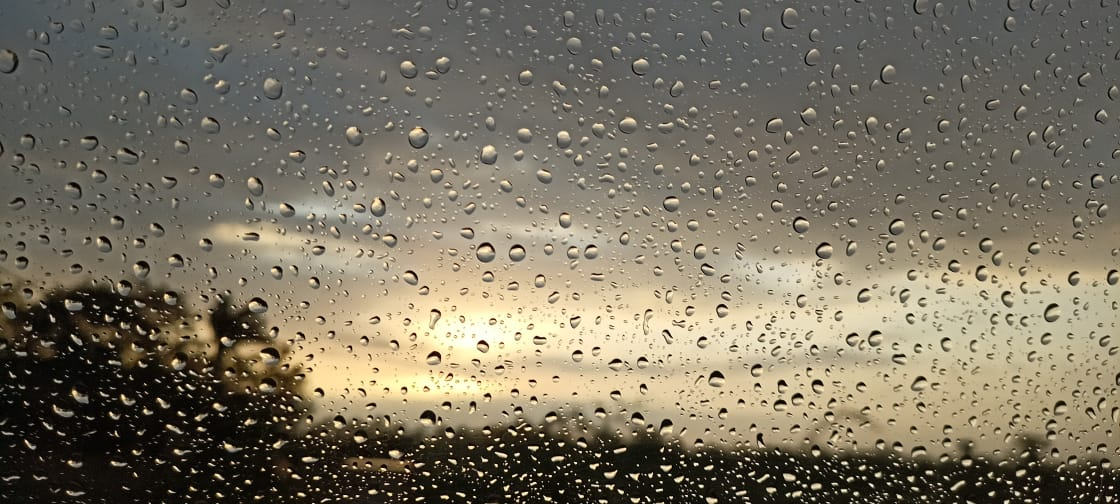
#> input picture Bootcamp OpenCV/Nature.jpeg, 1120 x 504 px
$ jupyter execute 6_Translations.ipynb
#> lines starting #> are read from the running program, lines starting #| are printed output that depends on the picture
Using cv2.warpAffine() for Translations

[cell 1]
import cv2
import numpy as np

###### cv2.warpAffine(image_variable, Translation Matrix, (width,height of final matrix))

[cell 2]
img=cv2.imread('./Nature.jpeg')
#> img is the input picture: shape (504, 1120, 3); mean B, G, R 97.7, 114.7, 122.1

height, width=img.shape[:2]
#> height = 504; width = 1120

# T here is translation Matrix
# T = |1 0 Tx|
#     |0 1 Ty|
# where Tx and Ty are shift along X-axis and Y-axis respectively

Tx= 100
Ty= 50
T= np.float32([[1, 0, Tx],[0, 1, Ty]])
translate= cv2.warpAffine(img, T, (300, 600))
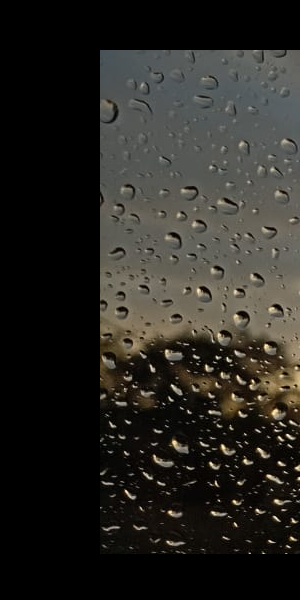
#> translate: shape (600, 300, 3); mean B, G, R 34, 38.6, 40.2
cv2.imshow('Translation image', translate)
cv2.waitKey()
cv2.destroyAllWindows()


$ run again, with Bootcamp OpenCV/Sudoku.jpg copied over Bootcamp OpenCV/Nature.jpeg
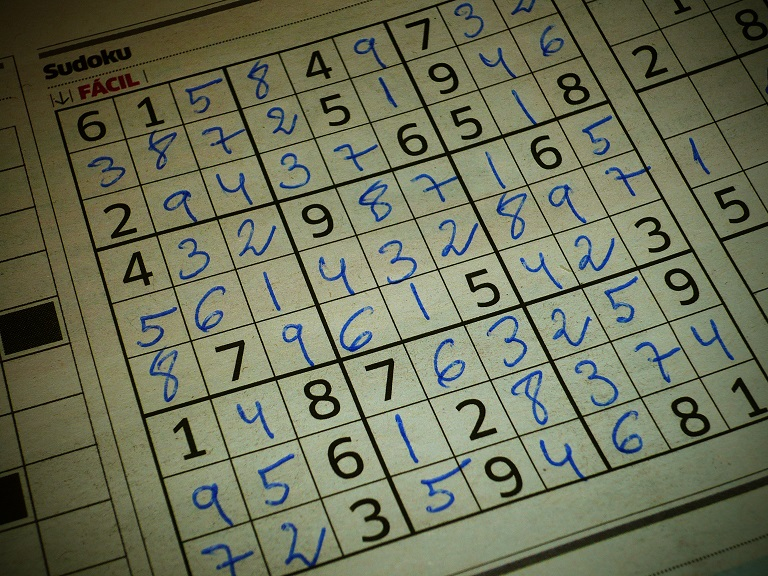
#> input picture Bootcamp OpenCV/Sudoku.jpg, 768 x 576 px
#> img is the input picture: shape (576, 768, 3); mean B, G, R 88.5, 112.9, 108.9
#> `translate= cv2.warpAffine(img, T, (300, 600))`:
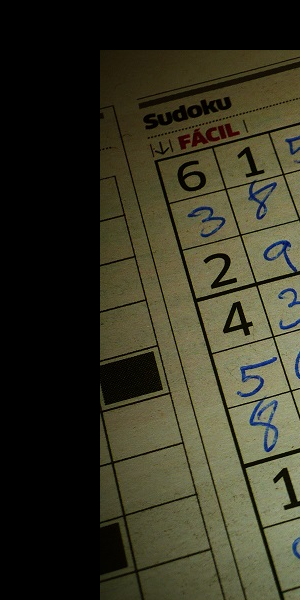
#> translate: shape (600, 300, 3); mean B, G, R 35.6, 52.3, 53.7
